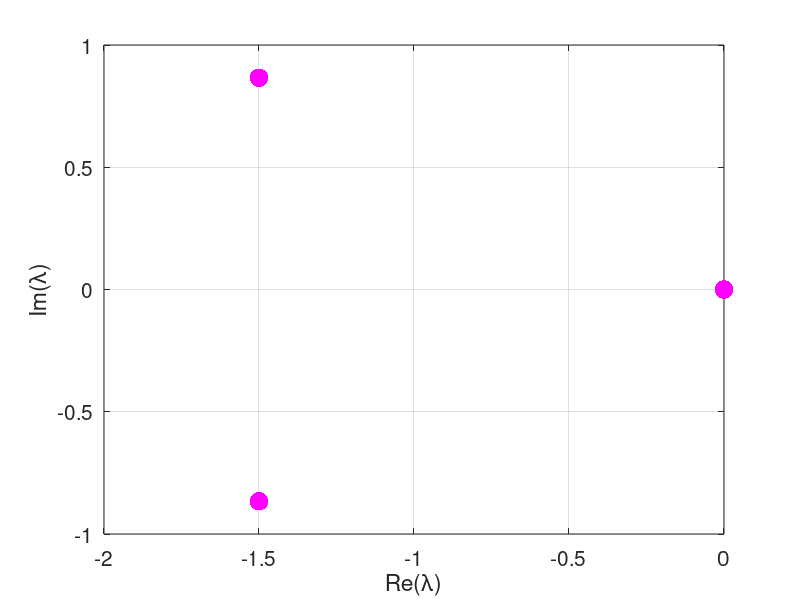

Source code (MATLAB): (Note: this script raises an error after producing the figure.)
%% first osc evals

%mr clean
clc
clf
clear

%size
SIZE = 3;

%stoichiometric matrix
S = -eye(SIZE)*1 + 1*circshift(eye(SIZE),-1);

%initial amount of each species
x0 = zeros(SIZE,1);
x0(1) = 1;

%define reaction rates
a = 1;

%interpolation time vector and Tmax
Delta = 1/5000;
N = 2^15;
t_query = 0:Delta:(N-1)*Delta;
Tmax = t_query(end) + 1000*Delta;

%number of trials
bigN = 1;

%frequency vector
kkk = (-N/2:N/2-1);
fk = 1/(N*Delta)*kkk*2*pi;

%number of repititions for the power spectra
M = 1000;

%yes
power_x = 0;
power_x_Q = 0;


%form the matrix
A = (-eye(SIZE)*a + a*circshift(eye(SIZE),-1))';
[v,lambda] = eig(A);
[w,lambda] = eig(A.');
lambda = diag(lambda)
imag(lambda)./real(lambda)
W = w(:,1)
P0 = v(:,3)/sum(v(:,3))

%plot the spectrum
figure(69)
plot(real(lambda),imag(lambda),'m.','markersize',40)
hold on
grid on
xlabel('Re(\lambda)')
ylabel('Im(\lambda)')
box on
set(gca,'FontSize',15)
xlim([-2 0])


%% second osc evals

%size
SIZE = 3;

%stoichiometric matrix
S = -eye(SIZE)*1 + 1*circshift(eye(SIZE),-1);

%initial amount of each species
x0 = zeros(SIZE,1);
x0(1) = 1;

%define reaction rates
a = 1.5;

%interpolation time vector and Tmax
Delta = 1/5000;
N = 2^15;
t_query = 0:Delta:(N-1)*Delta;
Tmax = t_query(end) + 1000*Delta;

%number of trials
bigN = 1;

%frequency vector
kkk = (-N/2:N/2-1);
fk = 1/(N*Delta)*kkk*2*pi;

%number of repititions for the power spectra
M = 1000;

%yes
power_x = 0;
power_x_Q = 0;


%form the matrix
A = (-eye(SIZE)*a + a*circshift(eye(SIZE),-1))';
[v,lambda] = eig(A);
[w,lambda] = eig(A.');
lambda = diag(lambda)
imag(lambda)./real(lambda)
W = w(:,1)
P0 = v(:,3)/sum(v(:,3))

%plot the spectrum
figure(69)
plot(real(lambda),imag(lambda),'.','color',[255, 182, 193 256]/256,'markersize',35)
hold on
grid on
xlabel('Re(\lambda)')
ylabel('Im(\lambda)')
box on
set(gca,'FontSize',15)
xlim([-4 0])


%%%%%%%%%%%%%%%%%%%%%%%%%%%%%%%%%%%%%%%%%%%%%%%%%%%%%%%%%%%%%%%%%%%%%%%%%%%
%%%%%%%%%%%%%%%%%%%%%%%%%%%%%%%%%%%%%%%%%%%%%%%%%%%%%%%%%%%%%%%%%%%%%%%%%%%
%%%%%%%%%%%%%%%%%%%%%%%%%%%%%%%%%%%%%%%%%%%%%%%%%%%%%%%%%%%%%%%%%%%%%%%%%%%
%%%%%%%%%%%%%%%%%%%%%%%%%%%%%%%%%%%%%%%%%%%%%%%%%%%%%%%%%%%%%%%%%%%%%%%%%%%
%%%%%%%%%%%%%%%%%%%%%%%%%%%%%%%%%%%%%%%%%%%%%%%%%%%%%%%%%%%%%%%%%%%%%%%%%%%
%%%%%%%%%%%%%%%%%%%%%%%%%%%%%%%%%%%%%%%%%%%%%%%%%%%%%%%%%%%%%%%%%%%%%%%%%%%
%%%%%%%%%%%%%%%%%%%%%%%%%%%%%%%%%%%%%%%%%%%%%%%%%%%%%%%%%%%%%%%%%%%%%%%%%%%
%%%%%%%%%%%%%%%%%%%%%%%%%%%%%%%%%%%%%%%%%%%%%%%%%%%%%%%%%%%%%%%%%%%%%%%%%%%


%% first osc sims

%size
SIZE = 3;

%stoichiometric matrix
S = -eye(SIZE)*1 + 1*circshift(eye(SIZE),-1);

%initial amount of each species
x0 = zeros(SIZE,1);
x0(1) = 1;

%define reaction rates
a = 1;

%interpolation time vector and Tmax
Delta = 1/500;
N = 2^15;
t_query = 0:Delta:(N-1)*Delta;
Tmax = t_query(end) + 1000*Delta;

%number of trials
bigN = 1;

%frequency vector
kkk = (-N/2:N/2-1);
fk = 1/(N*Delta)*kkk*2*pi;

%yes
power_x = 0;
power_x_Q = 0;

%form the matrix
A = (-eye(SIZE)*a + a*circshift(eye(SIZE),-1))';
[v,lambda] = eig(A);
[w,lambda] = eig(A.');
lambda = diag(lambda)
imag(lambda)./real(lambda)
W = w(:,1)
P0 = v(:,3)/sum(v(:,3))

%solution vector
SOLBOI = zeros(SIZE,length(t_query));
SOLQ = zeros(1,length(t_query));

%loopin it
for i=1:bigN
    
    %define propensity function
    prop = @(x) a*[x(1);x(2);x(3)];
    
    %starting time of the simulation
    t=0;
    
    %initialize
    tspan=[];
    tspan(1)=t;
    X=[];
    X(:,1)=x0;
    
    %count
    count = 1;
    
    %solve
    while t<Tmax
        
        %draw the next reaction time
        alpha=prop(X(:,count));
        xi=rand;
        s=-1/sum(alpha)*log(1-xi);
        
        %draw the reaction
        phi=0;
        ell=0;
        eta=rand;
        while (phi < eta)
            ell=ell+1;
            phi=phi + alpha(ell)/sum(alpha);
        end
        
        %update
        t=t+s;
        X(:,count+1)=X(:,count) + S(:,ell);
        tspan(count+1)=t;
        
        %update count
        count = count + 1;
    end
    
    %do the smush smush
    X_sol = zeros(1,length(X));
    for pp=1:length(X_sol)
        X_sol(pp) = find(X(:,pp)==1);
    end
    
end

%visualize
figure(1)
hold on
stairs(tspan,flip(X_sol),'m','LineWidth',3)
ylim([-1 4])
xlim([0 15])


%% first osc sims

%size
SIZE = 3;

%stoichiometric matrix
S = -eye(SIZE)*1 + 1*circshift(eye(SIZE),-1);

%initial amount of each species
x0 = zeros(SIZE,1);
x0(1) = 1;

%define reaction rates
a = 1.5;

%interpolation time vector and Tmax
Delta = 1/500;
N = 2^15;
t_query = 0:Delta:(N-1)*Delta;
Tmax = t_query(end) + 1000*Delta;

%number of trials
bigN = 1;

%frequency vector
kkk = (-N/2:N/2-1);
fk = 1/(N*Delta)*kkk*2*pi;

%yes
power_x = 0;
power_x_Q = 0;

%form the matrix
A = (-eye(SIZE)*a + a*circshift(eye(SIZE),-1))';
[v,lambda] = eig(A);
[w,lambda] = eig(A.');
lambda = diag(lambda)
imag(lambda)./real(lambda)
W = w(:,1)
P0 = v(:,3)/sum(v(:,3))

%solution vector
SOLBOI = zeros(SIZE,length(t_query));
SOLQ = zeros(1,length(t_query));

%loopin it
for i=1:bigN
    
    %define propensity function
    prop = @(x) a*[x(1);x(2);x(3)];
    
    %starting time of the simulation
    t=0;
    
    %initialize
    tspan=[];
    tspan(1)=t;
    X=[];
    X(:,1)=x0;
    
    %count
    count = 1;
    
    %solve
    while t<Tmax
        
        %draw the next reaction time
        alpha=prop(X(:,count));
        xi=rand;
        s=-1/sum(alpha)*log(1-xi);
        
        %draw the reaction
        phi=0;
        ell=0;
        eta=rand;
        while (phi < eta)
            ell=ell+1;
            phi=phi + alpha(ell)/sum(alpha);
        end
        
        %update
        t=t+s;
        X(:,count+1)=X(:,count) + S(:,ell);
        tspan(count+1)=t;
        
        %update count
        count = count + 1;
    end
    
    %do the smush smush
    X_sol = zeros(1,length(X));
    for pp=1:length(X_sol)
        X_sol(pp) = find(X(:,pp)==1);
    end
    
end

%visualize
figure(1)
hold on
stairs(tspan,flip(X_sol),'color',[255, 182, 193 256]/256,'LineWidth',2.5)
ylim([0 4])
xlim([0 15])
xlabel('time t')
ylabel('X_A, X_B')
set(gca,'FontSize',15)
box on
axis square


%%%%%%%%%%%%%%%%%%%%%%%%%%%%%%%%%%%%%%%%%%%%%%%%%%%%%%%%%%%%%%%%%%%%%%%%%%%
%%%%%%%%%%%%%%%%%%%%%%%%%%%%%%%%%%%%%%%%%%%%%%%%%%%%%%%%%%%%%%%%%%%%%%%%%%%
%%%%%%%%%%%%%%%%%%%%%%%%%%%%%%%%%%%%%%%%%%%%%%%%%%%%%%%%%%%%%%%%%%%%%%%%%%%
%%%%%%%%%%%%%%%%%%%%%%%%%%%%%%%%%%%%%%%%%%%%%%%%%%%%%%%%%%%%%%%%%%%%%%%%%%%
%%%%%%%%%%%%%%%%%%%%%%%%%%%%%%%%%%%%%%%%%%%%%%%%%%%%%%%%%%%%%%%%%%%%%%%%%%%
%%%%%%%%%%%%%%%%%%%%%%%%%%%%%%%%%%%%%%%%%%%%%%%%%%%%%%%%%%%%%%%%%%%%%%%%%%%
%%%%%%%%%%%%%%%%%%%%%%%%%%%%%%%%%%%%%%%%%%%%%%%%%%%%%%%%%%%%%%%%%%%%%%%%%%%
%%%%%%%%%%%%%%%%%%%%%%%%%%%%%%%%%%%%%%%%%%%%%%%%%%%%%%%%%%%%%%%%%%%%%%%%%%%

%% first osc power spectra

%size
SIZE = 3;

%stoichiometric matrix
S = -eye(SIZE)*1 + 1*circshift(eye(SIZE),-1);

%initial amount of each species
x0 = zeros(SIZE,1);
x0(1) = 1;

%define reaction rates
a = 1;

%interpolation time vector and Tmax
Delta = 1/5000;
N = 2^15;
t_query = 0:Delta:(N-1)*Delta;
Tmax = t_query(end) + 10000*Delta;

%number of trials
bigN = 1;

%frequency vector
kkk = (-N/2:N/2-1);
fk = 1/(N*Delta)*kkk*2*pi;

%number of repititions for the power spectra
M = 200;

%yes
power_x = 0;
power_x_Q = 0;

%form the matrix
A = (-eye(SIZE)*a + a*circshift(eye(SIZE),-1))';
[v,lambda] = eig(A);
[w,lambda] = eig(A.');
lambda = diag(lambda)
imag(lambda)./real(lambda)
W = w(:,1)
P0 = v(:,3)/sum(v(:,3))

lambda = lambda(1);


%loop for power spectra
for mmm = 1:M
    
    %solution vector
    SOLBOI = zeros(SIZE,length(t_query));
    SOLQ = zeros(1,length(t_query));
    
    %loopin it
    for i=1:bigN
        
        %define propensity function
        prop = @(x) a*[x(1);x(2);x(3)];
        
        %starting time of the simulation
        t=0;
        
        %initialize
        tspan=[];
        tspan(1)=t;
        X=[];
        X(:,1)=x0;
        
        %count
        count = 1;
        
        %solve
        while t<Tmax
            
            %draw the next reaction time
            alpha=prop(X(:,count));
            xi=rand;
            s=-1/sum(alpha)*log(1-xi);
            
            %draw the reaction
            phi=0;
            ell=0;
            eta=rand;
            while (phi < eta)
                ell=ell+1;
                phi=phi + alpha(ell)/sum(alpha);
            end
            
            %update
            t=t+s;
            X(:,count+1)=X(:,count) + S(:,ell);
            tspan(count+1)=t;
            
            %update count
            count = count + 1;
        end
        
        
        %do the smush smush
        X_sol = zeros(1,length(X));
        for pp=1:length(X_sol)
            X_sol(pp) = find(X(:,pp)==1);
        end
        
        %interpolate the data onto an evenly spaced time grid
        
        X_interped = interp1(tspan,X_sol,t_query,'previous');
        
       
        
        %do it
        for pp = 1:length(t_query)
            idx = X_interped(pp);
            SOLBOI(idx, pp) = SOLBOI(idx, pp) + 1;
        end
        
    end
    
    %normalize the solution to reflect the percentage of realizations in a
    %state
    SOLBOI = SOLBOI/bigN;
    

    %% power spectra
    
    %do the Q thing
    for yy=1:length(t_query)
        SOLQ(yy) = dot(W,SOLBOI(:,yy));
        SOLQ(yy) = SOLQ(yy)/(sum(abs(SOLQ(yy))));
    end
    
    %fft
    Fc_x = fftshift(fft(SOLBOI(2,:) - 0*mean(SOLBOI(2,:))));
    Fc_Qx = fftshift(fft(SOLQ - 0*mean(SOLQ)));
    
    %power spectra
    power_x = power_x + abs(Fc_x).^2;
    power_x_Q = power_x_Q + abs(Fc_Qx).^2;
end

%normalize those rascals
power_x = power_x/M;
power_x_Q = power_x_Q/M;

%exact
exact = -2*real(lambda)./(real(lambda)^2 + (fk-imag(lambda)).^2);
maxmax = max(exact);

%normalize
power_x_Q = power_x_Q/N*Delta;
%pdaddy_x_Q = pdaddy_x_Q/max(pdaddy_x_Q)*maxmax;

power_x = power_x/N*Delta;
%pdaddy_x = pdaddy_x/max(pdaddy_x)*maxmax;
power_x(power_x>0.4) = nan;

%plot power spectra
figure(7346)
hold on
semilogy(fk,(power_x),'-','color','m','linewidth',2)
xlabel('frequency \nu')
ylabel('S_1(\nu)')
box on
axis square
set(gca,'FontSize',15)
xlim([-150 150])


%% second osc power spectra

%size
SIZE = 3;

%stoichiometric matrix
S = -eye(SIZE)*1 + 1*circshift(eye(SIZE),-1);

%initial amount of each species
x0 = zeros(SIZE,1);
x0(1) = 1;

%define reaction rates
a = 1.5;

%interpolation time vector and Tmax
Delta = 1/5000;
N = 2^15;
t_query = 0:Delta:(N-1)*Delta;
Tmax = t_query(end) + 10000*Delta;

%number of trials
bigN = 1;

%frequency vector
kkk = (-N/2:N/2-1);
fk = 1/(N*Delta)*kkk*2*pi;

%number of repititions for the power spectra
M = 200;

%yes
power_x = 0;
power_x_Q = 0;


%form the matrix
A = (-eye(SIZE)*a + a*circshift(eye(SIZE),-1))';
[v,lambda] = eig(A);
[w,lambda] = eig(A.');
lambda = diag(lambda)
imag(lambda)./real(lambda)
W = w(:,1)
P0 = v(:,3)/sum(v(:,3))


%loop for power spectra
for mmm = 1:M
    
    %solution vector
    SOLBOI = zeros(SIZE,length(t_query));
    SOLQ = zeros(1,length(t_query));
    
    %loopin it
    for i=1:bigN
        
        %define propensity function
        prop = @(x) a*[x(1);x(2);x(3)];
        
        %starting time of the simulation
        t=0;
        
        %initialize
        tspan=[];
        tspan(1)=t;
        X=[];
        X(:,1)=x0;
        
        %count
        count = 1;
        
        %solve
        while t<Tmax
            
            %draw the next reaction time
            alpha=prop(X(:,count));
            xi=rand;
            s=-1/sum(alpha)*log(1-xi);
            
            %draw the reaction
            phi=0;
            ell=0;
            eta=rand;
            while (phi < eta)
                ell=ell+1;
                phi=phi + alpha(ell)/sum(alpha);
            end
            
            %update
            t=t+s;
            X(:,count+1)=X(:,count) + S(:,ell);
            tspan(count+1)=t;
            
            %update count
            count = count + 1;
        end
        
        

        
        %do the smush smush
        X_sol = zeros(1,length(X));
        for pp=1:length(X_sol)
            X_sol(pp) = find(X(:,pp)==1);
        end
        
        %interpolate the data onto an evenly spaced time grid
        
        X_interped = interp1(tspan,X_sol,t_query,'previous');
        
        
        
        %do it
        for pp = 1:length(t_query)
            idx = X_interped(pp);
            SOLBOI(idx, pp) = SOLBOI(idx, pp) + 1;
        end
        
    end
    
    %normalize the solution to reflect the percentage of realizations in a
    %state
    SOLBOI = SOLBOI/bigN;
    
    
    %do the Q thing
    for yy=1:length(t_query)
        SOLQ(yy) = dot(W,SOLBOI(:,yy));
        SOLQ(yy) = SOLQ(yy)/(sum(abs(SOLQ(yy))));
    end
    
    %fft
    Fc_x = fftshift(fft(SOLBOI(2,:) - 0*mean(SOLBOI(2,:))));
    Fc_Qx = fftshift(fft(SOLQ - 0*mean(SOLQ)));
    
    %power spectra
    power_x = power_x + abs(Fc_x).^2;
    power_x_Q = power_x_Q + abs(Fc_Qx).^2;
end

%normalize those rascals
power_x = power_x/M;
power_x_Q = power_x_Q/M;

%exact
%exact = -2*real(lambda)./(real(lambda)^2 + (fk-imag(lambda)).^2);
%maxmax = max(exact);

%normalize
power_x_Q = power_x_Q/N*Delta;
%pdaddy_x_Q = pdaddy_x_Q/max(pdaddy_x_Q)*maxmax;

power_x = power_x/N*Delta;
%pdaddy_x = pdaddy_x/max(pdaddy_x)*maxmax;
power_x(power_x>0.4) = nan;

%plot power spectra
figure(7346)
hold on
semilogy(fk,(power_x),'-','color',[255, 182, 193 256]/256,'linewidth',2)
xlabel('frequency \nu')
ylabel('S_1(\nu)')
box on
axis square
set(gca,'FontSize',15)
xlim([-150 150])
ylim([10^-8 10^2])
set(gca, 'YScale', 'log')





